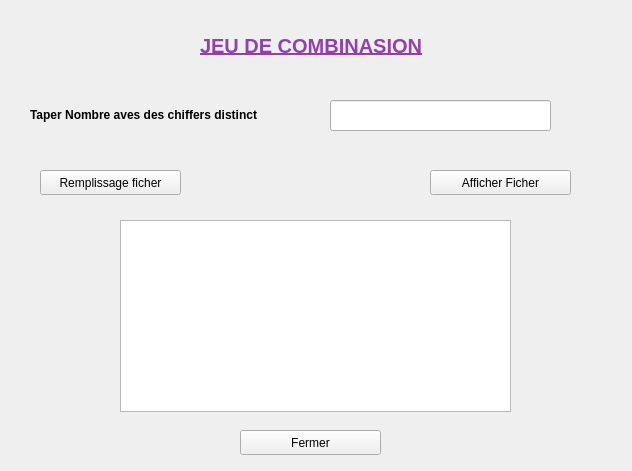
<?xml version="1.0" encoding="UTF-8"?>
<ui version="4.0">
 <class>Form</class>
 <widget class="QWidget" name="Form">
  <property name="geometry">
   <rect>
    <x>0</x>
    <y>0</y>
    <width>632</width>
    <height>471</height>
   </rect>
  </property>
  <property name="windowTitle">
   <string>Form</string>
  </property>
  <widget class="QLineEdit" name="ch">
   <property name="geometry">
    <rect>
     <x>330</x>
     <y>100</y>
     <width>221</width>
     <height>31</height>
    </rect>
   </property>
  </widget>
  <widget class="QPushButton" name="b1">
   <property name="geometry">
    <rect>
     <x>40</x>
     <y>170</y>
     <width>141</width>
     <height>25</height>
    </rect>
   </property>
   <property name="text">
    <string>Remplissage ficher</string>
   </property>
  </widget>
  <widget class="QPushButton" name="b3">
   <property name="geometry">
    <rect>
     <x>240</x>
     <y>430</y>
     <width>141</width>
     <height>25</height>
    </rect>
   </property>
   <property name="text">
    <string>Fermer</string>
   </property>
  </widget>
  <widget class="QPushButton" name="b2">
   <property name="geometry">
    <rect>
     <x>430</x>
     <y>170</y>
     <width>141</width>
     <height>25</height>
    </rect>
   </property>
   <property name="text">
    <string>Afficher Ficher</string>
   </property>
  </widget>
  <widget class="QListWidget" name="list">
   <property name="geometry">
    <rect>
     <x>120</x>
     <y>220</y>
     <width>391</width>
     <height>192</height>
    </rect>
   </property>
  </widget>
  <widget class="QLabel" name="label">
   <property name="geometry">
    <rect>
     <x>30</x>
     <y>99</y>
     <width>291</width>
     <height>31</height>
    </rect>
   </property>
   <property name="font">
    <font>
     <weight>75</weight>
     <bold>true</bold>
    </font>
   </property>
   <property name="text">
    <string>Taper Nombre aves des chiffers distinct</string>
   </property>
  </widget>
  <widget class="QLabel" name="label_2">
   <property name="geometry">
    <rect>
     <x>200</x>
     <y>30</y>
     <width>331</width>
     <height>31</height>
    </rect>
   </property>
   <property name="font">
    <font>
     <pointsize>15</pointsize>
     <weight>75</weight>
     <bold>true</bold>
     <underline>true</underline>
    </font>
   </property>
   <property name="styleSheet">
    <string notr="true">color: rgb(145, 65, 172);</string>
   </property>
   <property name="text">
    <string>JEU DE COMBINASION</string>
   </property>
  </widget>
 </widget>
 <resources/>
 <connections/>
</ui>
